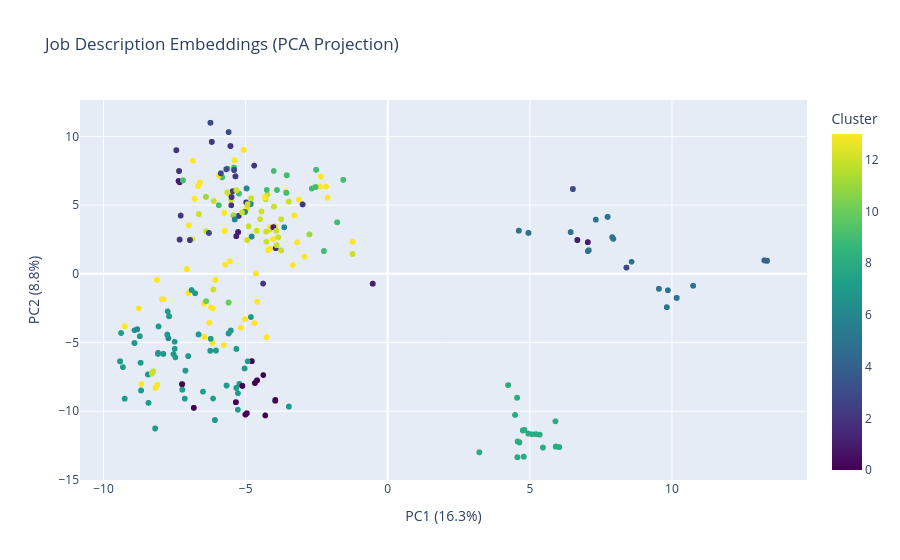

Notebook code for this chart:
### Markdown cell above
## Visualization and Results

- Create PCA visualization to show clusters in 2D space
- Generate summary statistics of clustering results
- Display key insights about identified micro professions
- Export results and cluster interpretations for further use

### Code cell
# PCA visualization of clusters
from sklearn.decomposition import PCA
from IPython.display import display

pca = PCA(n_components=2)
X_pca = pca.fit_transform(X_scaled)

print(f"PCA Explained Variance Ratio: {pca.explained_variance_ratio_}")
print(f"Total Variance Explained: {pca.explained_variance_ratio_.sum():.2%}")

# Create interactive scatter plot
scatter_df = pd.DataFrame({
    'PC1': X_pca[:, 0],
    'PC2': X_pca[:, 1],
    'Cluster': df_filtered['kmeans_cluster'],
    'Title': df_filtered[title_col],
    'Date': df_filtered['parsed_date']
})

fig = px.scatter(scatter_df, x='PC1', y='PC2', color='Cluster', 
                 hover_data=['Title', 'Date'],
                 title='Job Description Embeddings (PCA Projection)',
                 labels={'PC1': f'PC1 ({pca.explained_variance_ratio_[0]:.1%})', 
                         'PC2': f'PC2 ({pca.explained_variance_ratio_[1]:.1%})'},
                 color_continuous_scale='Viridis')

display(fig)
print(f"Scatter plot created with {len(scatter_df)} data points across {scatter_df['Cluster'].nunique()} clusters")

### Figure 1 — Plotly figure (JSON) as saved in the notebook; plotly's stock layout.template omitted (floating-point values rounded to 4 significant figures; data arrays with more than 128 entries replaced by an {"elided": "..."} marker saying what was removed)
{"data": [{"customdata": {"elided": "5001x2 str values"}, "hovertemplate": "PC1 (16.3%)=%{x}<br>PC2 (8.8%)=%{y}<br>Title=%{customdata[0]}<br>Date=%{customdata[1]}<br>Cluster=%{marker.color}<extra></extra>", "legendgroup": "", "marker": {"color": {"elided": "5001 int values"}, "coloraxis": "coloraxis", "symbol": "circle"}, "mode": "markers", "name": "", "showlegend": false, "type": "scattergl", "x": {"elided": "5001 float values"}, "xaxis": "x", "y": {"elided": "5001 float values"}, "yaxis": "y"}], "layout": {"coloraxis": {"colorbar": {"title": {"text": "Cluster"}}, "colorscale": [[0, "#440154"], [0.1111, "#482878"], [0.2222, "#3e4989"], [0.3333, "#31688e"], [0.4444, "#26828e"], [0.5556, "#1f9e89"], [0.6667, "#35b779"], [0.7778, "#6ece58"], [0.8889, "#b5de2b"], [1, "#fde725"]]}, "legend": {"tracegroupgap": 0}, "title": {"text": "Job Description Embeddings (PCA Projection)"}, "xaxis": {"anchor": "y", "domain": [0, 1], "title": {"text": "PC1 (16.3%)"}}, "yaxis": {"anchor": "x", "domain": [0, 1], "title": {"text": "PC2 (8.8%)"}}}}
